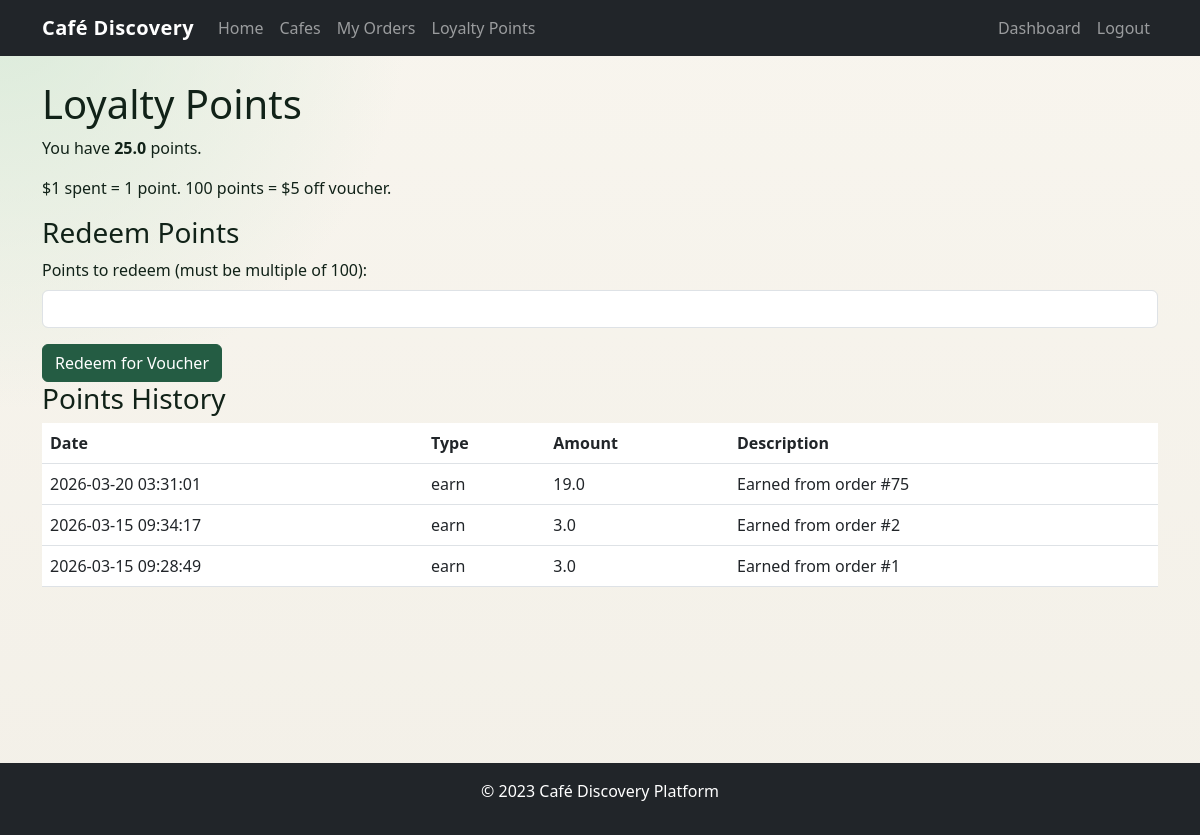
/loyalty, run on the app's committed database.
### app/models/point.py (models this page shows)
class Point(Base):
    __tablename__ = "points"
    id = Column(Integer, primary_key=True, index=True)
    user_id = Column(Integer, ForeignKey("users.id"))
    amount = Column(Float)  # positive for earn, negative for redeem
    transaction_type = Column(String)  # earn, redeem
    description = Column(String)
    created_at = Column(DateTime(timezone=True), server_default=func.now())
    user = relationship("User")

### main.py (the view)
@app.get("/loyalty", response_class=HTMLResponse)
async def loyalty(request: Request, current_user: User = Depends(get_current_user_optional), db: Session = Depends(get_db)):
    if not current_user or current_user.role != 'customer':
        return RedirectResponse(url="/login", status_code=302)
    points = db.query(Point).filter(Point.user_id == current_user.id).order_by(Point.created_at.desc()).all()
    points_balance = sum(p.amount for p in points)
    return templates.TemplateResponse("loyalty.html", {"request": request, "points": points, "points_balance": points_balance, "current_user": current_user})

### app/templates/loyalty.html (shortened to what this page needs)
{% extends "base.html" %}
{% block content %}
<h1>Loyalty Points</h1>
<p>You have <strong>{{ points_balance }}</strong> points.</p>
<p>$1 spent = 1 point. 100 points = $5 off voucher.</p>
<h3>Redeem Points</h3>
<form method="post" action="/redeem">
    <div class="mb-3">
        <label for="points" class="form-label">Points to redeem (must be multiple of 100):</label>
        <input type="number" class="form-control" id="points" name="points" min="100" step="100" required>
    </div>
    <button type="submit" class="btn btn-primary">Redeem for Voucher</button>
</form>
<h3>Points History</h3>
{% if points %}
<table class="table">
    <thead>
        <tr>
            <th>Date</th>
            <th>Type</th>
            <th>Amount</th>
            <th>Description</th>
        </tr>
    </thead>
    <tbody>
        {% for point in points %}
        <tr>
            <td>{{ point.created_at }}</td>
            <td>{{ point.transaction_type }}</td>
            <td>{{ point.amount }}</td>
            <td>{{ point.description }}</td>
        </tr>
        {% endfor %}
    </tbody>
</table>
{% else %}
<p>No points history yet.</p>
{% endif %}
{% endblock %}

### app/static/css/style.css (style rules this page uses)
:root { --brand-ink: #112218; --brand-green: #245c43; --brand-green-dark: #163f2d; --brand-mint: #d7ead8; --brand-cream: #f6f3ea; --brand-sand: #ece3d0; --brand-line: rgba(17, 34, 24, 0.12); }
body { background: radial-gradient(circle at top left, rgba(215, 234, 216, 0.9), transparent 28%), linear-gradient(180deg, #f8f5ee 0%, #f3f0e8 100%); color: var(--brand-ink); min-height: 100vh; }
.btn-primary { background-color: var(--brand-green); border-color: var(--brand-green); }

### data on the page
Point: created_at "2026-03-20 03:31:01", transaction_type "earn", amount "19.0", description "Earned from order #75"
Point: created_at "2026-03-15 09:34:17", transaction_type "earn", amount "3.0", description "Earned from order #2"
Point: created_at "2026-03-15 09:28:49", transaction_type "earn", amount "3.0", description "Earned from order #1"

### other printed values
{{ points_balance }} "25.0"
